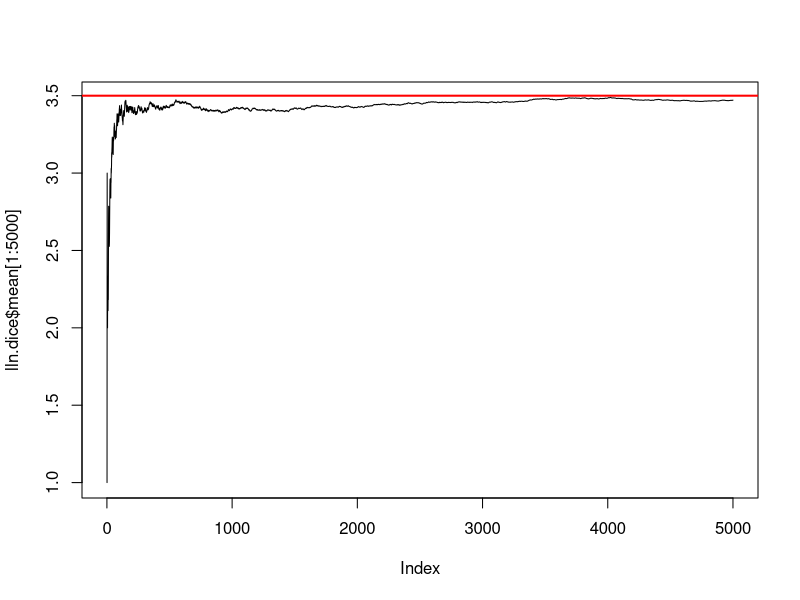
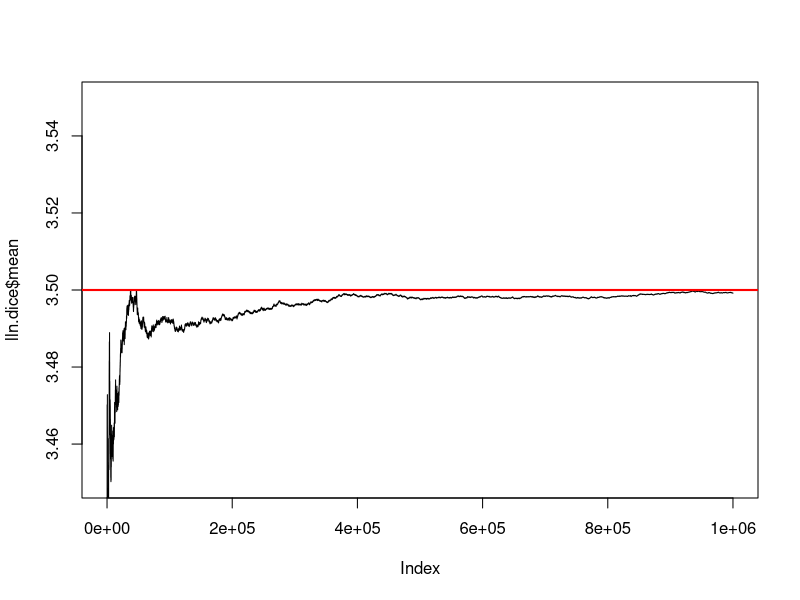
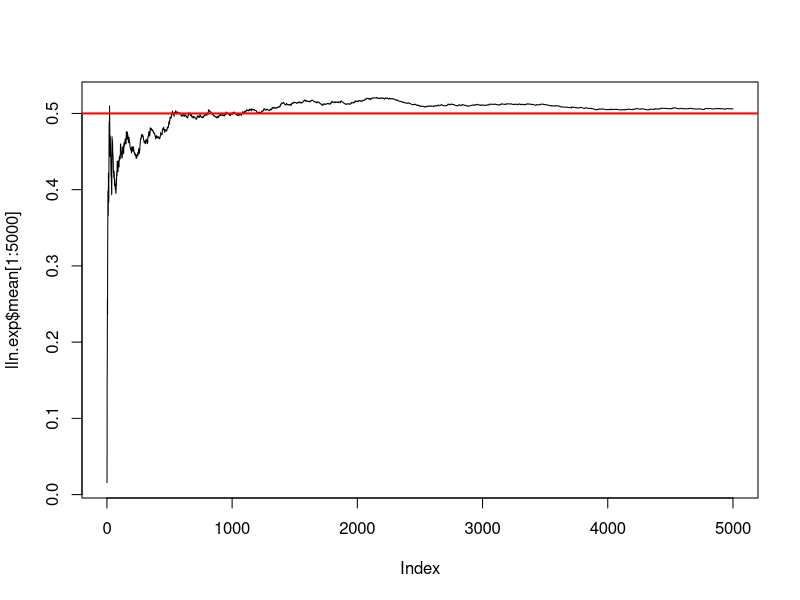
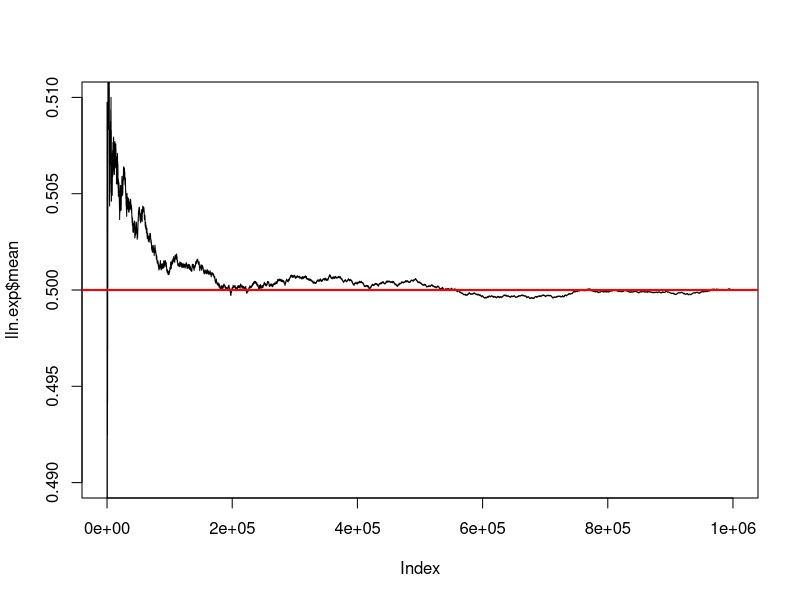
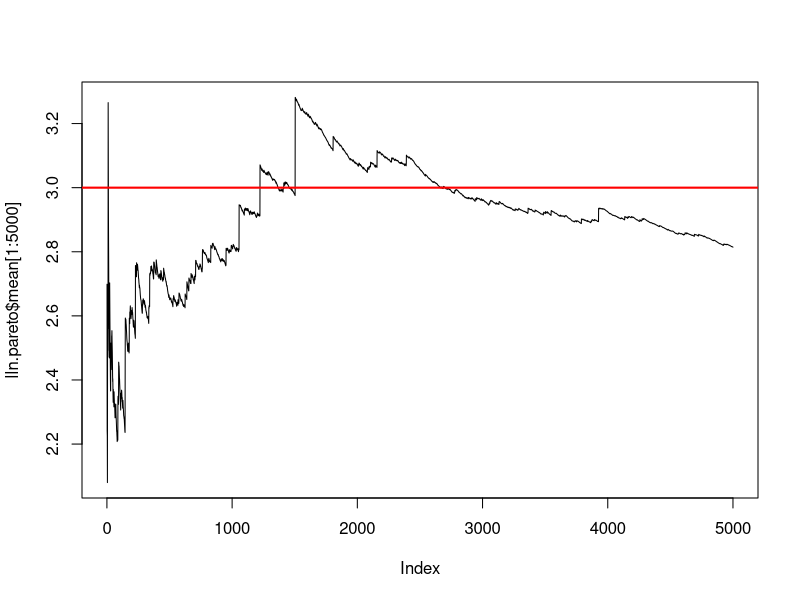
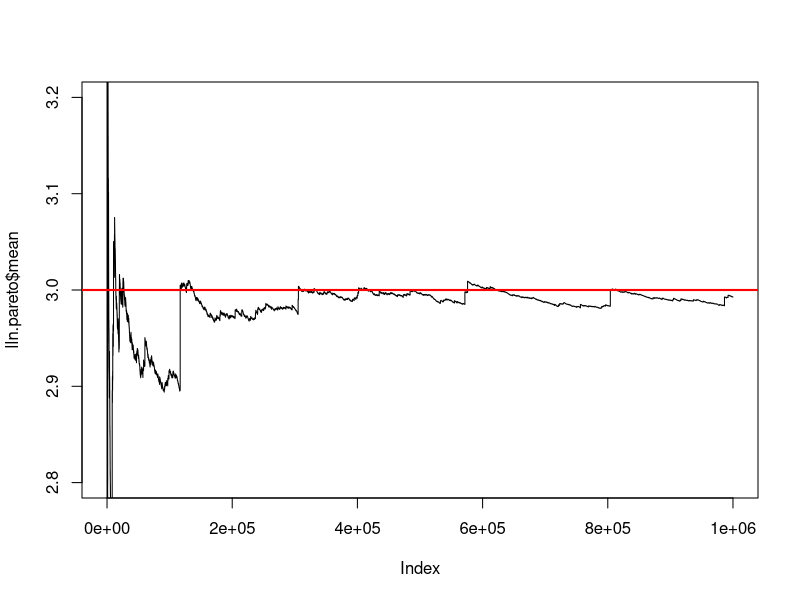
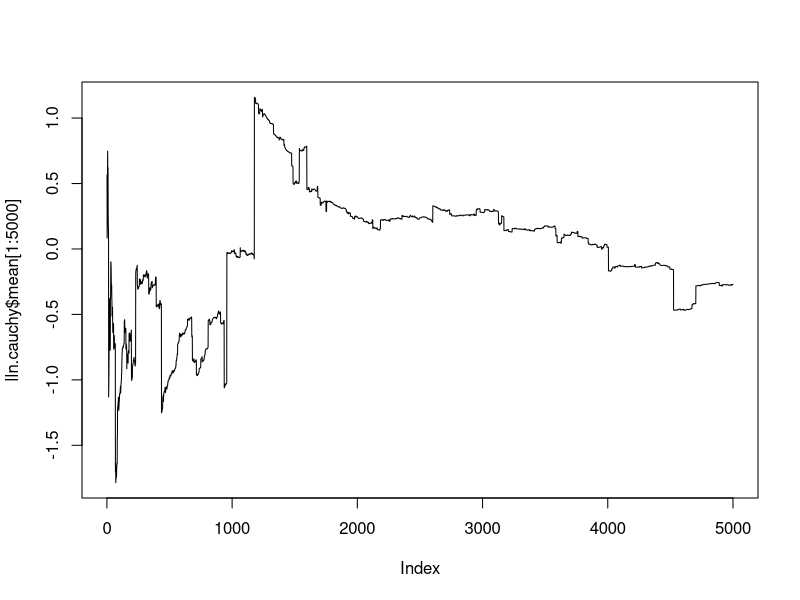
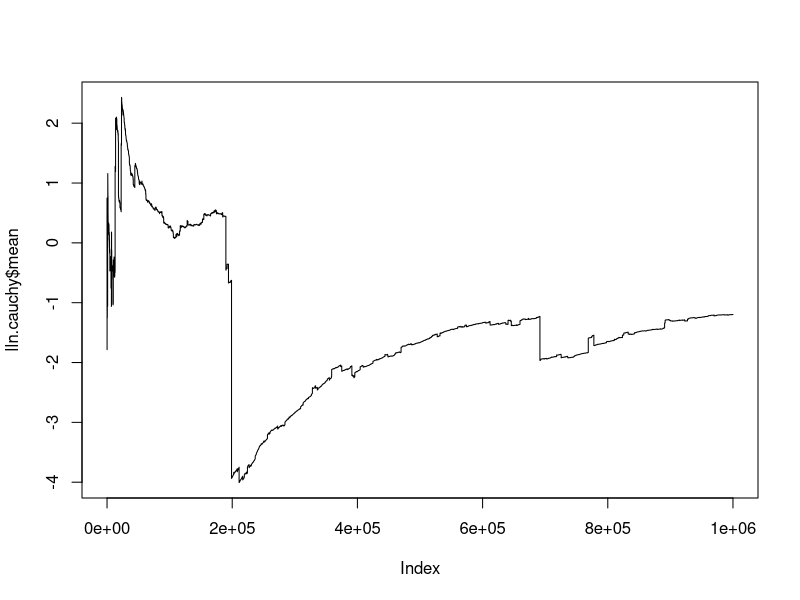

Here is the R script that generated these plots, in order:
### LLN ###

set.seed(42)
N <- 1e6

lln.dice <- sample(1:6, N, replace = T)
lln.dice <- data.frame(dice = lln.dice, mean = cumsum(lln.dice) / 1:length(lln.dice))
plot(lln.dice$mean[1:5000], type='l')
abline(h=3.5, col='red', lwd=2)
plot(lln.dice$mean, type='l', ylim=c(3.45, 3.55))
abline(h=3.5, col='red', lwd=2)

lln.exp <- rexp(N, rate = 2)
lln.exp <- data.frame(exp = lln.exp, mean = cumsum(lln.exp) / 1:length(lln.exp))
plot(lln.exp$mean[1:5000], type='l')
abline(h=1/2, col='red', lwd=2)
plot(lln.exp$mean, type='l', ylim=c(0.49, 0.51))
abline(h=1/2, col='red', lwd=2)

require(VGAM)
lln.pareto <- rpareto(N, 1, 3/2)
lln.pareto <- data.frame(pareto = lln.pareto, mean = cumsum(lln.pareto) / 1:length(lln.pareto))
plot(lln.pareto$mean[1:5000], type='l')
abline(h=3, col='red', lwd=2)
plot(lln.pareto$mean, type='l', ylim=c(2.8, 3.2))
abline(h=3, col='red', lwd=2)

lln.cauchy <- rcauchy(N)
lln.cauchy <- data.frame(pareto = lln.cauchy, mean = cumsum(lln.cauchy) / 1:length(lln.cauchy))
plot(lln.cauchy$mean[1:5000], type='l')
plot(lln.cauchy$mean, type='l')

### CLT ###

cumvar <- function(x) {
  n <- 1 : length(x)
  (cumsum(x^2)) / (n-1) - cumsum(x)^2 / n / (n-1) 
}

clt.dice <- data.frame(dice = lln.dice$dice, mean = lln.dice$mean, var = cumvar(lln.dice$dice))
clt.dice$c1 <- clt.dice$mean - 3 * sqrt(clt.dice$var / 1:N)
clt.dice$c2 <- clt.dice$mean + 3 * sqrt(clt.dice$var / 1:N)
plot(sqrt(clt.dice$var / 1:N), type='l', log='y')
plot(clt.dice$mean, type='l', ylim=c(3.45, 3.55))
abline(h=3.5, col='red')
lines(clt.dice$c1, col='blue'); lines(clt.dice$c2, col='blue')

clt.exp <- data.frame(dice = lln.exp$exp, mean = lln.exp$mean, var = cumvar(lln.exp$exp))
clt.exp$c1 <- clt.exp$mean - 3 * sqrt(clt.exp$var / 1:N)
clt.exp$c2 <- clt.exp$mean + 3 * sqrt(clt.exp$var / 1:N)
plot(sqrt(clt.exp$var / 1:N), type='l', log='y')
plot(clt.exp$mean, type='l', ylim=c(0.49, 0.51))
abline(h=0.5, col='red')
lines(clt.exp$c1, col='blue'); lines(clt.exp$c2, col='blue')

clt.pareto <- data.frame(dice = lln.pareto$pareto, mean = lln.pareto$mean, var = cumvar(lln.pareto$pareto))
clt.pareto$c1 <- clt.pareto$mean - 3 * sqrt(clt.pareto$var / 1:N)
clt.pareto$c2 <- clt.pareto$mean + 3 * sqrt(clt.pareto$var / 1:N)
plot(sqrt(clt.pareto$var / 1:N), type='l', log='y')
plot(clt.pareto$mean, type='l', ylim=c(2.8, 3.2))
abline(h=3, col='red')
lines(clt.pareto$c1, col='blue'); lines(clt.pareto$c2, col='blue')

### MC Int ###

mcint.pi <- cbind(x=runif(N), y=runif(N))
mcint.pi.fun <- function(x) {sqrt(1 - x^2)}
mcint.pi.tf <- function(v) {v[2] < mcint.pi.fun(v[1])}
mcint.pi.res <- sapply(1:N, function(i) mcint.pi.tf(mcint.pi[i, ]))
sum(mcint.pi.res) / N * 4

mcint.f <- function(x) cos(pi * x / 2) * pi /2
mcint.val <- integrate(mcint.f, lower=0, upper=1)
mcint.x <- runif(N)
mcint.f.x <- mcint.f(mcint.x)
mcint.res <- data.frame(f.x = mcint.f.x, mean = cumsum(mcint.f.x) / 1:N, var =  cumvar(mcint.f.x))
mcint.res$c1 <- mcint.res$mean - 3 * sqrt(mcint.res$var / 1:N)
mcint.res$c2 <- mcint.res$mean + 3 * sqrt(mcint.res$var / 1:N)
plot(mcint.res$mean, type='l', ylim=c(0.99, 1.01))
abline(h=1, col='red')
lines(mcint.res$c1, col='blue'); lines(mcint.res$c2, col='blue')

### Acc-Rej ###

hist(mcint.pi[mcint.pi.res, 1], breaks=100, prob=T)
plot.pts <-(0:1e3)/1e3
lines(x = plot.pts, y = mcint.pi.fun(plot.pts) * 4 / pi, col = 'red')

### Inv ###

mcinv.pts <- runif(N)
mcinv.res <- - log(1 - mcinv.pts) / 2
hist(mcinv.res, breaks=100, prob=T, xlim=c(0, 3))
lines(x = plot.pts * 3, y = dexp(plot.pts * 3, rate=2), col='red')
